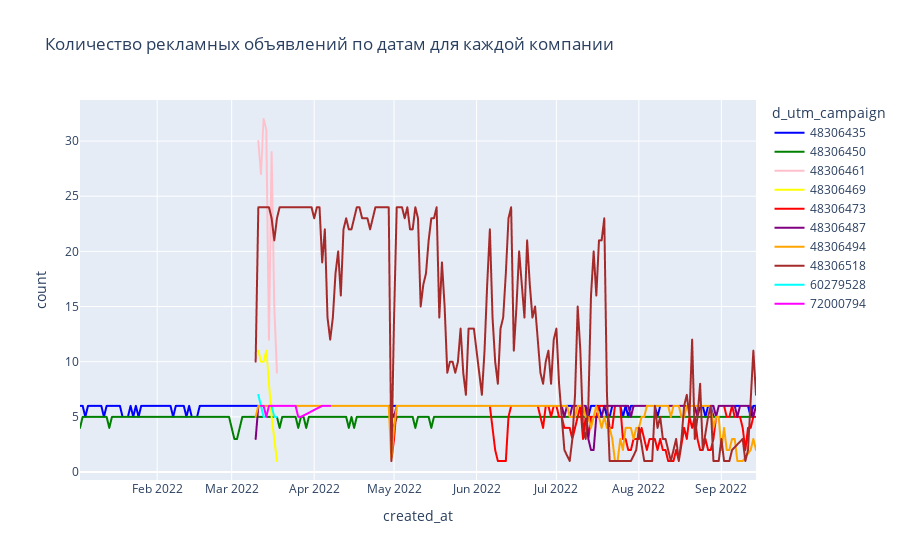

This figure's notebook cell:
### Code cell
# посмотрим на графики каждой компании 
grouped_df = ads.groupby(['d_utm_campaign', "created_at"])[
    'created_at'].count()
grouped_df = grouped_df.to_frame().rename(
    columns={'created_at': 'count'}).reset_index()
fig = px.line(grouped_df, x="created_at", y="count", color="d_utm_campaign",
              color_discrete_map=company_colors, title="Количество рекламных объявлений по датам для каждой компании")
fig.show()

### Figure 1 — Plotly figure (JSON) as saved in the notebook; plotly's stock layout.template omitted (floating-point values rounded to 4 significant figures; data arrays with more than 128 entries replaced by an {"elided": "..."} marker saying what was removed)
{"data": [{"hovertemplate": "d_utm_campaign=48306435<br>created_at=%{x}<br>count=%{y}<extra></extra>", "legendgroup": "48306435", "line": {"color": "blue", "dash": "solid"}, "marker": {"symbol": "circle"}, "mode": "lines", "name": "48306435", "showlegend": true, "type": "scattergl", "x": {"elided": "253 str values"}, "xaxis": "x", "y": {"elided": "253 int values"}, "yaxis": "y"}, {"hovertemplate": "d_utm_campaign=48306450<br>created_at=%{x}<br>count=%{y}<extra></extra>", "legendgroup": "48306450", "line": {"color": "green", "dash": "solid"}, "marker": {"symbol": "circle"}, "mode": "lines", "name": "48306450", "showlegend": true, "type": "scattergl", "x": {"elided": "253 str values"}, "xaxis": "x", "y": {"elided": "253 int values"}, "yaxis": "y"}, {"hovertemplate": "d_utm_campaign=48306461<br>created_at=%{x}<br>count=%{y}<extra></extra>", "legendgroup": "48306461", "line": {"color": "pink", "dash": "solid"}, "marker": {"symbol": "circle"}, "mode": "lines", "name": "48306461", "showlegend": true, "type": "scattergl", "x": ["2022-03-11T00:00:00", "2022-03-12T00:00:00", "2022-03-13T00:00:00", "2022-03-14T00:00:00", "2022-03-15T00:00:00", "2022-03-16T00:00:00", "2022-03-17T00:00:00", "2022-03-18T00:00:00"], "xaxis": "x", "y": [30, 27, 32, 31, 12, 29, 15, 9], "yaxis": "y"}, {"hovertemplate": "d_utm_campaign=48306469<br>created_at=%{x}<br>count=%{y}<extra></extra>", "legendgroup": "48306469", "line": {"color": "yellow", "dash": "solid"}, "marker": {"symbol": "circle"}, "mode": "lines", "name": "48306469", "showlegend": true, "type": "scattergl", "x": ["2022-03-11T00:00:00", "2022-03-12T00:00:00", "2022-03-13T00:00:00", "2022-03-14T00:00:00", "2022-03-15T00:00:00", "2022-03-16T00:00:00", "2022-03-17T00:00:00", "2022-03-18T00:00:00"], "xaxis": "x", "y": [11, 10, 10, 11, 8, 5, 3, 1], "yaxis": "y"}, {"hovertemplate": "d_utm_campaign=48306473<br>created_at=%{x}<br>count=%{y}<extra></extra>", "legendgroup": "48306473", "line": {"color": "red", "dash": "solid"}, "marker": {"symbol": "circle"}, "mode": "lines", "name": "48306473", "showlegend": true, "type": "scattergl", "x": {"elided": "187 str values"}, "xaxis": "x", "y": {"elided": "187 int values"}, "yaxis": "y"}, {"hovertemplate": "d_utm_campaign=48306487<br>created_at=%{x}<br>count=%{y}<extra></extra>", "legendgroup": "48306487", "line": {"color": "purple", "dash": "solid"}, "marker": {"symbol": "circle"}, "mode": "lines", "name": "48306487", "showlegend": true, "type": "scattergl", "x": {"elided": "188 str values"}, "xaxis": "x", "y": {"elided": "188 int values"}, "yaxis": "y"}, {"hovertemplate": "d_utm_campaign=48306494<br>created_at=%{x}<br>count=%{y}<extra></extra>", "legendgroup": "48306494", "line": {"color": "orange", "dash": "solid"}, "marker": {"symbol": "circle"}, "mode": "lines", "name": "48306494", "showlegend": true, "type": "scattergl", "x": {"elided": "187 str values"}, "xaxis": "x", "y": {"elided": "187 int values"}, "yaxis": "y"}, {"hovertemplate": "d_utm_campaign=48306518<br>created_at=%{x}<br>count=%{y}<extra></extra>", "legendgroup": "48306518", "line": {"color": "brown", "dash": "solid"}, "marker": {"symbol": "circle"}, "mode": "lines", "name": "48306518", "showlegend": true, "type": "scattergl", "x": {"elided": "170 str values"}, "xaxis": "x", "y": {"elided": "170 int values"}, "yaxis": "y"}, {"hovertemplate": "d_utm_campaign=60279528<br>created_at=%{x}<br>count=%{y}<extra></extra>", "legendgroup": "60279528", "line": {"color": "cyan", "dash": "solid"}, "marker": {"symbol": "circle"}, "mode": "lines", "name": "60279528", "showlegend": true, "type": "scattergl", "x": ["2022-03-11T00:00:00", "2022-03-12T00:00:00", "2022-03-13T00:00:00", "2022-03-14T00:00:00", "2022-03-15T00:00:00", "2022-03-16T00:00:00", "2022-03-17T00:00:00", "2022-03-18T00:00:00"], "xaxis": "x", "y": [7, 6, 5, 5, 6, 6, 5, 5], "yaxis": "y"}, {"hovertemplate": "d_utm_campaign=72000794<br>created_at=%{x}<br>count=%{y}<extra></extra>", "legendgroup": "72000794", "line": {"color": "magenta", "dash": "solid"}, "marker": {"symbol": "circle"}, "mode": "lines", "name": "72000794", "showlegend": true, "type": "scattergl", "x": ["2022-03-12T00:00:00", "2022-03-13T00:00:00", "2022-03-14T00:00:00", "2022-03-15T00:00:00", "2022-03-16T00:00:00", "2022-03-17T00:00:00", "2022-03-18T00:00:00", "2022-03-19T00:00:00", "2022-03-20T00:00:00", "2022-03-21T00:00:00", "2022-03-22T00:00:00", "2022-03-23T00:00:00", "2022-03-24T00:00:00", "2022-03-25T00:00:00", "2022-03-26T00:00:00", "2022-03-27T00:00:00", "2022-04-04T00:00:00", "2022-04-05T00:00:00", "2022-04-06T00:00:00", "2022-04-07T00:00:00"], "xaxis": "x", "y": [6, 6, 5, 6, 6, 6, 6, 6, 6, 6, 6, 6, 6, 6, 5, 5, 6, 6, 6, 6], "yaxis": "y"}], "layout": {"legend": {"title": {"text": "d_utm_campaign"}, "tracegroupgap": 0}, "title": {"text": "Количество рекламных объявлений по датам для каждой компании"}, "xaxis": {"anchor": "y", "domain": [0, 1], "title": {"text": "created_at"}}, "yaxis": {"anchor": "x", "domain": [0, 1], "title": {"text": "count"}}}}
